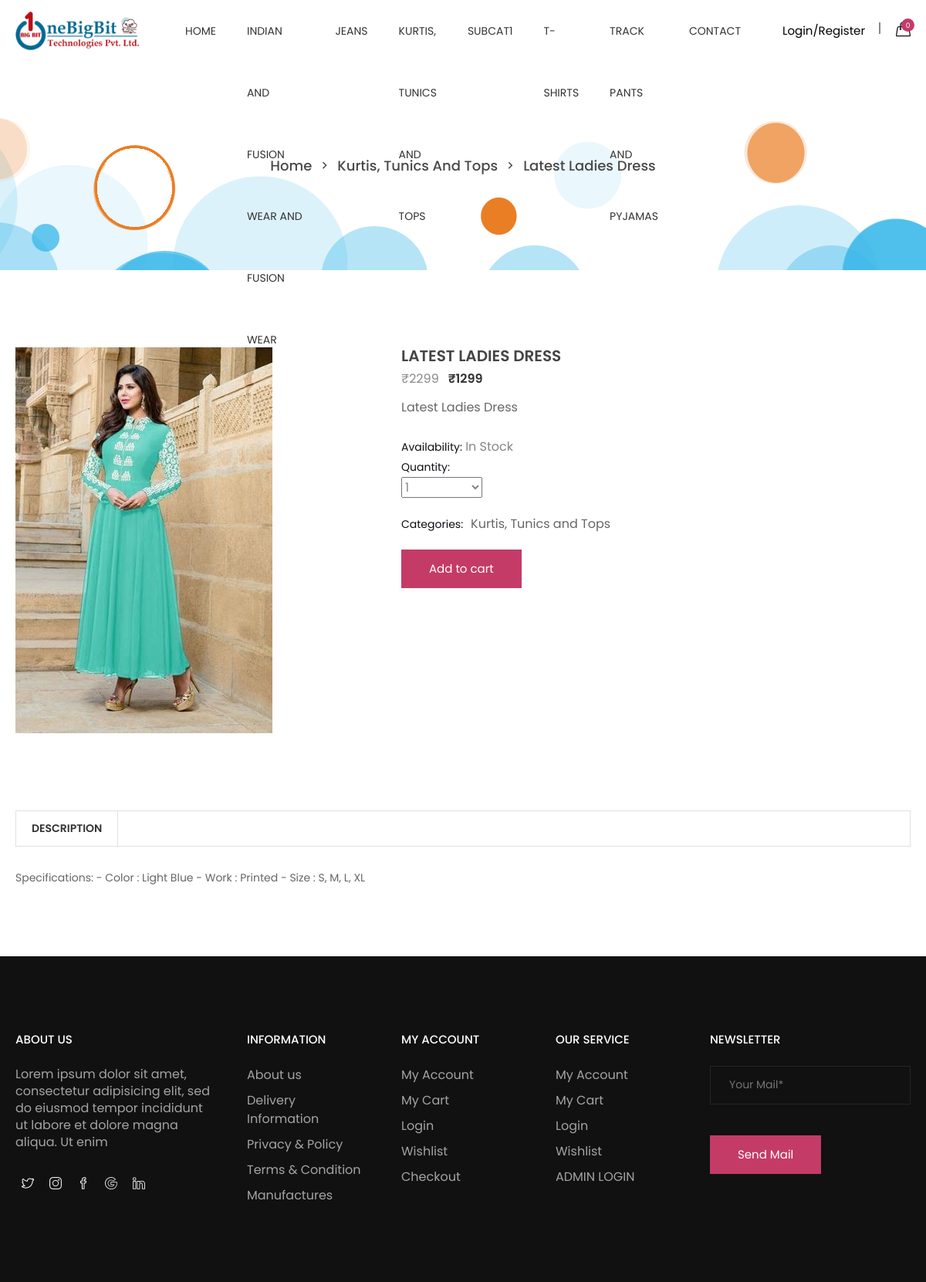
The app's page /temp/product.php?id=25 with its own data.
### tables this page shows
CREATE TABLE `categories` (
  `id` int(11) NOT NULL,
  `super_categories_id` int(11) NOT NULL,
  `categories` varchar(255) NOT NULL,
  `status` tinyint(4) NOT NULL
);

CREATE TABLE `product` (
  `id` int(11) NOT NULL,
  `categories_id` int(11) NOT NULL,
  `name` varchar(255) NOT NULL,
  `mrp` float NOT NULL,
  `price` float NOT NULL,
  `qty` int(11) NOT NULL,
  `image` varchar(255) NOT NULL,
  `brand` varchar(70) NOT NULL,
  `color` varchar(20) NOT NULL,
  `size` smallint(6) NOT NULL,
  `fabric` varchar(20) NOT NULL,
  `short_desc` varchar(2000) NOT NULL,
  `description` text NOT NULL,
  `meta_title` varchar(2000) NOT NULL,
  `meta_desc` varchar(2000) NOT NULL,
  `meta_keyword` varchar(2000) NOT NULL,
  `added_by` int(11) NOT NULL,
  `status` tinyint(4) NOT NULL
);

### temp/includes/function.inc.php (called while the page is built, shortened)
<?php
function get_product($con, $limit = '', $cat_id = '', $product_id = '')
{
    $data = array();
    $sql = "SELECT product.*,categories.categories FROM product,categories WHERE product.status=1";
    if ($product_id != '') {
        $sql .= " AND product.id=$product_id";
    }
    $sql .= " AND product.categories_id=categories.id";
    $sql .= " ORDER BY product.id DESC";
    $res = mysqli_query($con, $sql);
    while ($row = mysqli_fetch_assoc($res)) {
        $data[] = $row;
    }
    return $data;
}

### temp/product.php (the view, shortened to what this page needs)
<?php
require('includes/header.inc.php');
$product_id = mysqli_real_escape_string($con, $_GET['id']);
if ($product_id > 0) {
    $get_product = get_product($con, '', '', $product_id);
} else {
?>
    <script>
        window.location.href = 'index.php'
    </script>
<?php } ?>
<div class="ht__bradcaump__area" style="background: rgba(0, 0, 0, 0) url(media/banner.png) no-repeat scroll center center / cover ;">
    <div class="ht__bradcaump__wrap">
        <div class="container">
            <div class="row">
                <div class="col-xs-12">
                    <div class="bradcaump__inner">
                        <nav class="bradcaump-inner">
                            <a class="breadcrumb-item" href="index.php">Home</a>
                            <span class="brd-separetor"><i class="zmdi zmdi-chevron-right"></i></span>
                            <a class="breadcrumb-item" href="categories.php?id=<?php echo $get_product['0']['categories_id'] ?>"><?php echo $get_product['0']['categories'] ?></a>
                            <span class="brd-separetor"><i class="zmdi zmdi-chevron-right"></i></span>
                            <span class="breadcrumb-item active"><?php echo $get_product['0']['name'] ?></span>
                        </nav>
                    </div>
                </div>
            </div>
        </div>
    </div>
</div>
<section class="htc__product__details bg__white ptb--100">
    <div class="htc__product__details__top">
        <div class="container">
            <div class="row">
                <div class="col-md-5 col-lg-5 col-sm-12 col-xs-12">
                    <div class="htc__product__details__tab__content">
                        <div class="product__big__images">
                            <div class="portfolio-full-image tab-content">
                                <div role="tabpanel" class="tab-pane fade in active" id="img-tab-1">
                                    <img src="<?php echo "media/product/" . $get_product['0']['image'] ?>" alt="full-image">
                                </div>
                            </div>
                        </div>
                    </div>
                </div>
                <div class="col-md-7 col-lg-7 col-sm-12 col-xs-12 smt-40 xmt-40">
                    <div class="ht__product__dtl">
                        <h2><?php echo $get_product['0']['name'] ?></h2>
                        <ul class="pro__prize">
                            <li class="old__prize">₹<?php echo $get_product['0']['mrp'] ?></li>
                            <li>₹<?php echo $get_product['0']['price'] ?></li>
                        </ul>
                        <p class="pro__info"><?php echo $get_product['0']['short_desc'] ?></p>
                        <div class="ht__pro__desc">
                            <div class="sin__desc">
                                <p><span>Availability:</span> In Stock</p>
                            </div>
                            <div class="sin__desc">
                                <p><span>Quantity:</span>
                                    <select id="qty">
                                        <option>1</option>
                                    </select>
                                </p>
                            </div>
                            <div class="sin__desc align--left">
                                <p><span>Categories:</span></p>
                                <ul class="pro__cat__list">
                                    <li><a href="#"><?php echo $get_product['0']['categories'] ?></a></li>
                                </ul>
                            </div>
                            <a class="fr__btn" href="javascript:void(0)" onclick="manage_cart('<?php echo $get_product['0']['id'] ?>','add')">Add to cart</a>
                        </div>
                    </div>
                </div>
            </div>
        </div>
    </div>
    </div>
<section class="htc__produc__decription bg__white">
    <div class="container">
        <div class="row">
            <div class="col-xs-12">
                <ul class="pro__details__tab" role="tablist">
                    <li role="presentation" class="description active"><a href="#description" role="tab" data-toggle="tab">description</a></li>
                </ul>
            </div>
        </div>
        <div class="row">
            <div class="col-xs-12">
                <div class="ht__pro__details__content">
                    <div role="tabpanel" id="description" class="pro__single__content tab-pane fade in active">
                        <div class="pro__tab__content__inner">
                            <?php echo $get_product['0']['description'] ?>
                        </div>
                    </div>
                </div>
            </div>
        </div>
    </div>
</section>
<?php
require('includes/footer.inc.php');
?>

### temp/includes/header.inc.php (shortened to what this page needs)
<?php
require('connection.inc.php');
require('function.inc.php');
$cat_res = mysqli_query($con, "SELECT * FROM categories WHERE status=1 ORDER BY categories ASC");
$cat_arr = array();
while ($row = mysqli_fetch_assoc($cat_res)) {
    $cat_arr[] = $row;
}
?>
<!doctype html>
<html class="no-js" lang="en">
<head>
    <link rel="stylesheet" href="css/bootstrap.min.css">
    <link rel="stylesheet" href="css/owl.carousel.min.css">
    <link rel="stylesheet" href="css/owl.theme.default.min.css">
    <link rel="stylesheet" href="css/core.css">
    <link rel="stylesheet" href="css/shortcode/shortcodes.css">
    <link rel="stylesheet" href="css/style.css">
    <link rel="stylesheet" href="css/responsive.css">
    <link rel="stylesheet" href="css/custom.css">
</head>
<body>
    <div class="wrapper">
        <header id="htc__header" class="htc__header__area header--one">
            <div id="sticky-header-with-topbar" class="mainmenu__wrap sticky__header">
                <div class="container">
                    <div class="row">
                        <div class="menumenu__container clearfix">
                            <div class="col-lg-2 col-md-2 col-sm-3 col-xs-5">
                                <div class="logo">
                                    <a href="index.php"><img src="media/logo.png" alt="logo images"></a>
                                </div>
                            </div>
                            <div class="col-md-7 col-lg-8 col-sm-5 col-xs-3">
                                <nav class="main__menu__nav hidden-xs hidden-sm">
                                    <ul class="main__menu">
                                        <li class="drop"><a href="index.php">Home</a></li>
                                        <?php
                                        foreach ($cat_arr as $list) {
                                        ?>
                                            <li><a href="categories.php?id=<?php echo $list['id'] ?>"><?php echo $list['categories'] ?></a></li>
                                        <?php
                                        }
                                        ?>
                                        <li><a href="contact.php">contact</a></li>
                                    </ul>
                                </nav>
                            </div>
                            <div class="col-md-3 col-lg-2 col-sm-4 col-xs-4">
                                <div class="header__right">
                                    <div class="header__account">
                                        <?php
                                        if (isset($_SESSION['USER_LOGIN'])) {
                                            echo '<a href="logout.php">Logout</a>';
                                        } else {
                                            echo '<a href="login.php">Login/Register</a>';
                                        }
                                        ?>
                                    </div>
                                    <div class="htc__shopping__cart">
                                        <a class="cart__menu" href="#"><i class="icon-handbag icons"></i></a>
                                        <a href="#"><span class="htc__qua">0</span></a>
                                    </div>
                                </div>
                            </div>
                        </div>
                    </div>
                </div>
            </div>
        </header>

### records on screen
categories: categories "INDIAN AND FUSION WEAR AND FUSION WEAR"
categories: categories "JEANS"
categories: categories "KURTIS, TUNICS AND TOPS"
categories: categories "SUBCAT1"
categories: categories "T-SHIRTS"
categories: categories "TRACK PANTS AND PYJAMAS"
product: categories.categories "Kurtis, Tunics And Tops", name "Latest Ladies Dress", image (picture), name "LATEST LADIES DRESS", mrp "2299", price "1299", short_desc "Latest Ladies Dress", categories.categories "Kurtis, Tunics and Tops", description "Specifications: - Color : Light Blue - Work : Printed - Size : S, M, L, XL"
